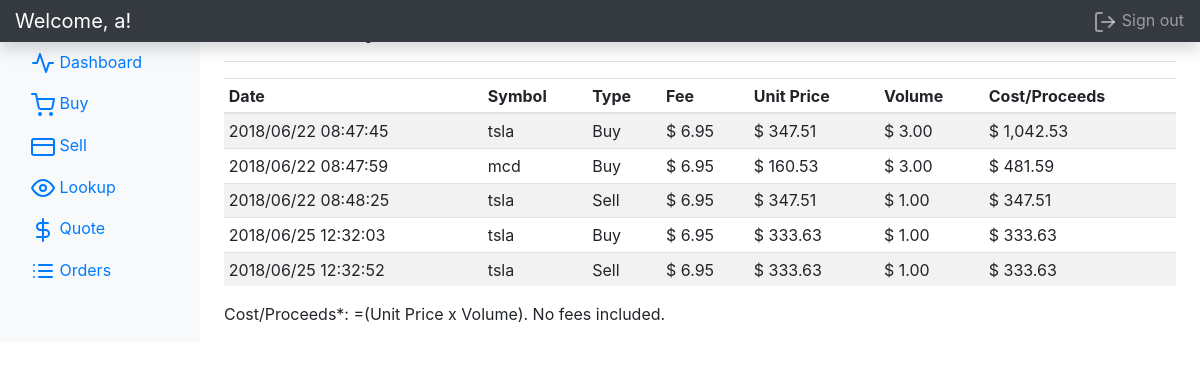
The page /order/ (signed in) on the database as committed earlier.
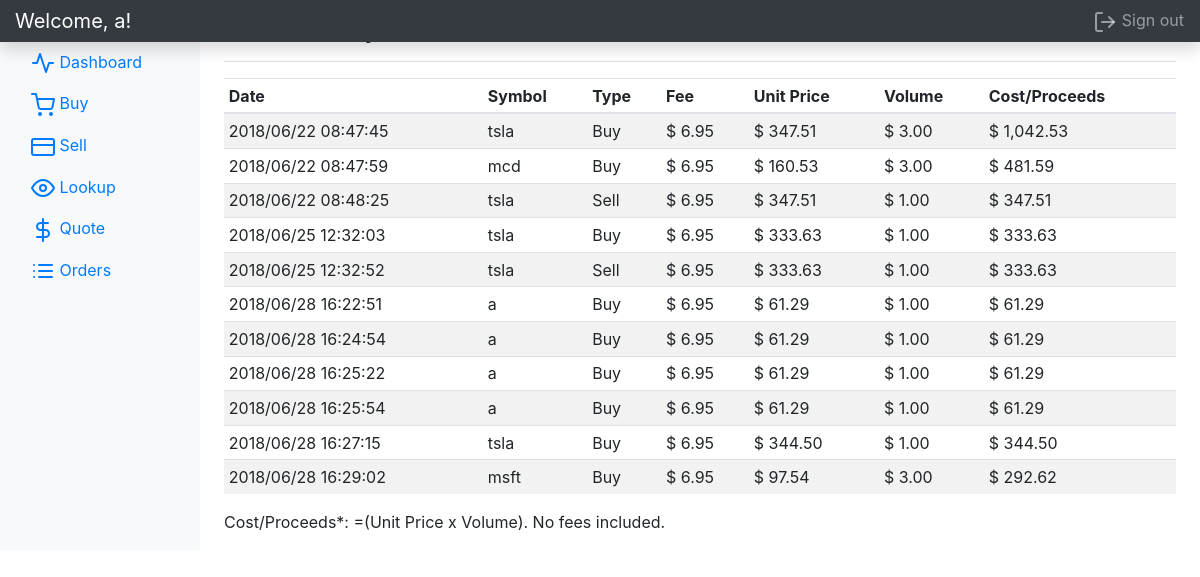
The same page on the database as committed later.
### tables this page shows
CREATE TABLE orders(
        pk INTEGER PRIMARY KEY AUTOINCREMENT,
        username VARCHAR(16) NOT NULL,
        ticker_symbol VARCHAR(10) NOT NULL,
        date_time DATETIME NOT NULL,
        transaction_type BOOL NOT NULL,
        unit_price FLOAT NOT NULL,
        volume INTEGER NOT NULL,
        fee FLOAT NOT NULL,
        FOREIGN KEY(username) REFERENCES users(username)
    );

### core/controllers/order.py (the view)
@order_ctrl.route('/', methods=['GET'])
def show_order():
    return __order_history(session['user'])

### core/controllers/order.py (called while the page is built)
def __order_history(username):
    orders = None
    error = None
    try:
        orders = Order().get_order_history(username)
    except Exception as e:
        error = e.args[0]
    return render_template(html_filename, orders=orders, error=error)

### core/mapper/base_mapper.py (called while the page is built)
    def execute_query(self, sql_command):
        with db.connect('master.db', check_same_thread=False) as conn:
            cursor = conn.cursor()
            cursor.execute(sql_command)
            return cursor.fetchall()

### core/model/order.py (called while the page is built)
    def get_order_history(self, username):
        return OrderMapper().select_order_history(username)

### core/templates/order.html (shortened to what the changed rows need)
<!doctype html>
<html lang="en">
<head>
    <link href="https://getbootstrap.com/docs/4.1/dist/css/bootstrap.min.css" rel="stylesheet">
    <link href="https://getbootstrap.com/docs/4.1/examples/dashboard/dashboard.css" rel="stylesheet">
</head>
<body>
    <div class="container-fluid">
        <div class="row">
            <main role="main" class="col-md-9 ml-sm-auto col-lg-10 px-4">
                {% if error %}
                <p> Error: {{ error }}. </p>
                {% elif orders %}
                <div class="table-responsive">
                    <table class="table table-striped table-sm">
                        <thead>
                            <tr>
                                <th>Date</th>
                                <th>Symbol</th>
                                <th>Type</th>
                                <th>Fee</th>
                                <th>Unit Price</th>
                                <th>Volume</th>
                                <th>Cost/Proceeds</th>
                            </tr>
                        </thead>
                        <tbody>
                            {% for item in orders %}
                            <tr>
                                <td>{{ item['date_time'].strftime('%Y/%m/%d %H:%M:%S') }}</td>
                                <td>{{ item['ticker_symbol'] }}</td>
                                {%if item['order_type'] == 'B' %}
                                <td>Buy</td>
                                {%elif item['order_type'] == 'S' %}
                                <td>Sell</td>
                                {% else %}
                                <td>Invalid</td>
                                {% endif %}
                                <td>{{ "$ {:,.2f}".format(item['fee']) }}</td>
                                <td>{{ "$ {:,.2f}".format(item['unit_price']) }}</td>
                                <td>{{ "$ {:,.2f}".format(item['volume']) }}</td>
                                <td>{{ "$ {:,.2f}".format(item['volume'] * item['unit_price']) }}</td>
                            </tr>
                            {% endfor %}
                        </tbody>
                    </table>
                </div>
                {% endif %}
            </main>
        </div>
    </div>
</body>
</html>

Rows that differ between the two databases and show on the page:
added orders: date_time "2018/06/28 16:22:51", ticker_symbol "a", shows "Buy", fee "$ 6.95", unit_price "$ 61.29", volume "$ 1.00", item['volume']*item['unit_price'] "$ 61.29"
added orders: date_time "2018/06/28 16:24:54", ticker_symbol "a", shows "Buy", fee "$ 6.95", unit_price "$ 61.29", volume "$ 1.00", item['volume']*item['unit_price'] "$ 61.29"
added orders: date_time "2018/06/28 16:25:22", ticker_symbol "a", shows "Buy", fee "$ 6.95", unit_price "$ 61.29", volume "$ 1.00", item['volume']*item['unit_price'] "$ 61.29"
added orders: date_time "2018/06/28 16:25:54", ticker_symbol "a", shows "Buy", fee "$ 6.95", unit_price "$ 61.29", volume "$ 1.00", item['volume']*item['unit_price'] "$ 61.29"
added orders: date_time "2018/06/28 16:27:15", ticker_symbol "tsla", shows "Buy", fee "$ 6.95", unit_price "$ 344.50", volume "$ 1.00", item['volume']*item['unit_price'] "$ 344.50"
added orders: date_time "2018/06/28 16:29:02", ticker_symbol "msft", shows "Buy", fee "$ 6.95", unit_price "$ 97.54", volume "$ 3.00", item['volume']*item['unit_price'] "$ 292.62"
